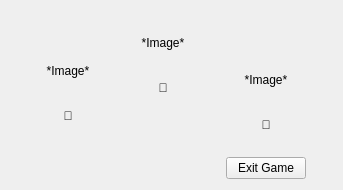
<?xml version="1.0" encoding="UTF-8"?>
<ui version="4.0">
 <class>Form</class>
 <widget class="QWidget" name="Form">
  <property name="geometry">
   <rect>
    <x>0</x>
    <y>0</y>
    <width>343</width>
    <height>190</height>
   </rect>
  </property>
  <property name="windowTitle">
   <string>End of the game</string>
  </property>
  <property name="windowIcon">
   <iconset theme="QIcon::ThemeIcon::ApplicationExit"/>
  </property>
  <property name="locale">
   <locale language="English" country="UnitedStates"/>
  </property>
  <layout class="QGridLayout" name="gridLayout_4">
   <item row="0" column="0">
    <layout class="QGridLayout" name="gridLayout">
     <item row="2" column="0">
      <widget class="QLabel" name="label_2">
       <property name="text">
        <string>🥈</string>
       </property>
       <property name="textFormat">
        <enum>Qt::TextFormat::AutoText</enum>
       </property>
       <property name="alignment">
        <set>Qt::AlignmentFlag::AlignCenter</set>
       </property>
      </widget>
     </item>
     <item row="1" column="0">
      <widget class="QLabel" name="img_2">
       <property name="minimumSize">
        <size>
         <width>64</width>
         <height>64</height>
        </size>
       </property>
       <property name="maximumSize">
        <size>
         <width>64</width>
         <height>64</height>
        </size>
       </property>
       <property name="text">
        <string>*Image*</string>
       </property>
       <property name="scaledContents">
        <bool>true</bool>
       </property>
       <property name="alignment">
        <set>Qt::AlignmentFlag::AlignCenter</set>
       </property>
      </widget>
     </item>
     <item row="0" column="0">
      <spacer name="verticalSpacer">
       <property name="orientation">
        <enum>Qt::Orientation::Vertical</enum>
       </property>
       <property name="sizeHint" stdset="0">
        <size>
         <width>20</width>
         <height>40</height>
        </size>
       </property>
      </spacer>
     </item>
     <item row="3" column="0">
      <spacer name="verticalSpacer_4">
       <property name="orientation">
        <enum>Qt::Orientation::Vertical</enum>
       </property>
       <property name="sizeHint" stdset="0">
        <size>
         <width>20</width>
         <height>40</height>
        </size>
       </property>
      </spacer>
     </item>
    </layout>
   </item>
   <item row="0" column="1">
    <layout class="QGridLayout" name="gridLayout_2">
     <item row="0" column="0">
      <widget class="QLabel" name="img_1">
       <property name="minimumSize">
        <size>
         <width>64</width>
         <height>64</height>
        </size>
       </property>
       <property name="maximumSize">
        <size>
         <width>64</width>
         <height>64</height>
        </size>
       </property>
       <property name="text">
        <string>*Image*</string>
       </property>
       <property name="scaledContents">
        <bool>true</bool>
       </property>
       <property name="alignment">
        <set>Qt::AlignmentFlag::AlignCenter</set>
       </property>
      </widget>
     </item>
     <item row="1" column="0">
      <widget class="QLabel" name="label_1">
       <property name="text">
        <string>🥇</string>
       </property>
       <property name="textFormat">
        <enum>Qt::TextFormat::AutoText</enum>
       </property>
       <property name="alignment">
        <set>Qt::AlignmentFlag::AlignCenter</set>
       </property>
      </widget>
     </item>
     <item row="2" column="0">
      <spacer name="verticalSpacer_2">
       <property name="orientation">
        <enum>Qt::Orientation::Vertical</enum>
       </property>
       <property name="sizeHint" stdset="0">
        <size>
         <width>20</width>
         <height>40</height>
        </size>
       </property>
      </spacer>
     </item>
    </layout>
   </item>
   <item row="0" column="2">
    <layout class="QGridLayout" name="gridLayout_3">
     <item row="4" column="0">
      <spacer name="verticalSpacer_5">
       <property name="orientation">
        <enum>Qt::Orientation::Vertical</enum>
       </property>
       <property name="sizeHint" stdset="0">
        <size>
         <width>20</width>
         <height>40</height>
        </size>
       </property>
      </spacer>
     </item>
     <item row="3" column="0">
      <widget class="QLabel" name="label_3">
       <property name="text">
        <string>🥉</string>
       </property>
       <property name="textFormat">
        <enum>Qt::TextFormat::AutoText</enum>
       </property>
       <property name="alignment">
        <set>Qt::AlignmentFlag::AlignCenter</set>
       </property>
      </widget>
     </item>
     <item row="2" column="0">
      <widget class="QLabel" name="img_3">
       <property name="minimumSize">
        <size>
         <width>64</width>
         <height>64</height>
        </size>
       </property>
       <property name="maximumSize">
        <size>
         <width>64</width>
         <height>64</height>
        </size>
       </property>
       <property name="text">
        <string>*Image*</string>
       </property>
       <property name="scaledContents">
        <bool>true</bool>
       </property>
       <property name="alignment">
        <set>Qt::AlignmentFlag::AlignCenter</set>
       </property>
      </widget>
     </item>
     <item row="0" column="0">
      <spacer name="verticalSpacer_3">
       <property name="orientation">
        <enum>Qt::Orientation::Vertical</enum>
       </property>
       <property name="sizeHint" stdset="0">
        <size>
         <width>20</width>
         <height>40</height>
        </size>
       </property>
      </spacer>
     </item>
     <item row="1" column="0">
      <spacer name="verticalSpacer_6">
       <property name="orientation">
        <enum>Qt::Orientation::Vertical</enum>
       </property>
       <property name="sizeHint" stdset="0">
        <size>
         <width>20</width>
         <height>40</height>
        </size>
       </property>
      </spacer>
     </item>
    </layout>
   </item>
   <item row="1" column="2">
    <widget class="QPushButton" name="btn_exit">
     <property name="locale">
      <locale language="English" country="UnitedStates"/>
     </property>
     <property name="text">
      <string>Exit Game</string>
     </property>
     <property name="icon">
      <iconset theme="QIcon::ThemeIcon::ApplicationExit"/>
     </property>
    </widget>
   </item>
  </layout>
 </widget>
 <resources/>
 <connections/>
</ui>
